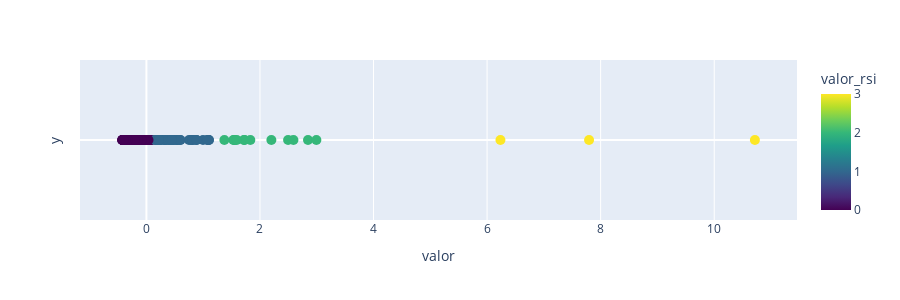

This figure's notebook cell:
### Code cell
clustered_df = aplicar_kmeans(df_rsi, 4, nome_cluster='valor_rsi')
save_clustered_df_to_csv(clustered_df, "csv_files/", "6_Valor_Processado_RSI.csv")

### Figure 1 — Plotly figure (JSON) as saved in the notebook; plotly's stock layout.template omitted (floating-point values rounded to 4 significant figures; data arrays with more than 128 entries replaced by an {"elided": "..."} marker saying what was removed)
{"data": [{"customdata": {"elided": "308x2 str values"}, "hovertemplate": "valor=%{x}<br>y=%{y}<br>local=%{customdata[0]}<br>codigo=%{customdata[1]}<br>valor_rsi=%{marker.color}<extra></extra>", "legendgroup": "", "marker": {"color": {"elided": "308 int values"}, "coloraxis": "coloraxis", "size": 10, "symbol": "circle"}, "mode": "markers", "name": "", "orientation": "v", "showlegend": false, "type": "scatter", "x": {"elided": "308 float values"}, "xaxis": "x", "y": {"elided": "308 int values"}, "yaxis": "y"}], "layout": {"coloraxis": {"colorbar": {"title": {"text": "valor_rsi"}}, "colorscale": [[0, "#440154"], [0.1111, "#482878"], [0.2222, "#3e4989"], [0.3333, "#31688e"], [0.4444, "#26828e"], [0.5556, "#1f9e89"], [0.6667, "#35b779"], [0.7778, "#6ece58"], [0.8889, "#b5de2b"], [1, "#fde725"]]}, "height": 300, "legend": {"tracegroupgap": 0}, "margin": {"t": 60}, "xaxis": {"anchor": "y", "domain": [0, 1], "title": {"text": "valor"}}, "yaxis": {"anchor": "x", "domain": [0, 1], "showgrid": false, "showticklabels": false, "title": {"text": "y"}}}}
